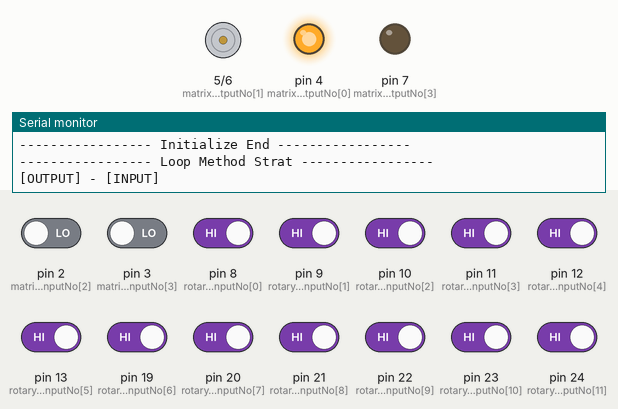
Bench run of a sketch on a simulated Arduino Mega 2560, built with avr-gcc and run on an emulated ATmega2560. Parts: motor-driver pin pairs drawn as motors (green arrow = first pin HIGH = forward, orange = second pin HIGH = backward, longer = more drive), output pins drawn as LEDs (lit = HIGH), the last lines printed to the serial monitor. The inputs (shaded band) are chosen by the test bench; at power-on: pin 8 (rotaryEncoderInputNo[0]), pin 9 (rotaryEncoderInputNo[1]), pin 10 (rotaryEncoderInputNo[2]), pin 11 (rotaryEncoderInputNo[3]), pin 12 (rotaryEncoderInputNo[4]), pin 13 (rotaryEncoderInputNo[5]), pin 19 (rotaryEncoderInputNo[6]), pin 20 (rotaryEncoderInputNo[7]), pin 21 (rotaryEncoderInputNo[8]), pin 22 (rotaryEncoderInputNo[9]), pin 23 (rotaryEncoderInputNo[10]), pin 24 (rotaryEncoderInputNo[11]) HIGH, pin 2 (matrixPinInputNo[2]), pin 3 (matrixPinInputNo[3]) LOW.

Above: at 0.22 s.
At 0.32 s:
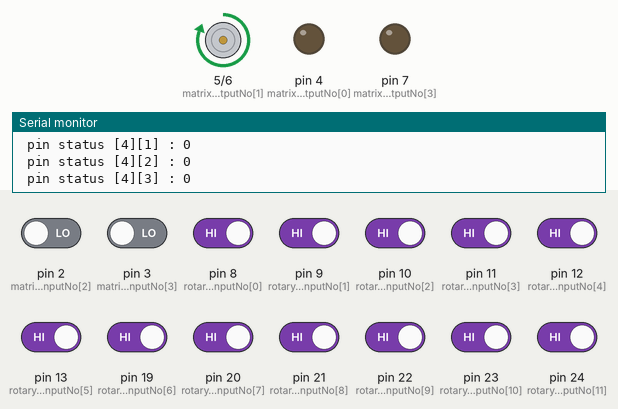
At 1.2 s:
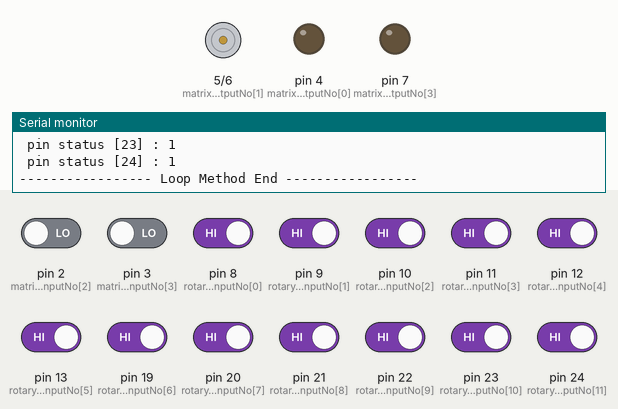
At 2.16 s:
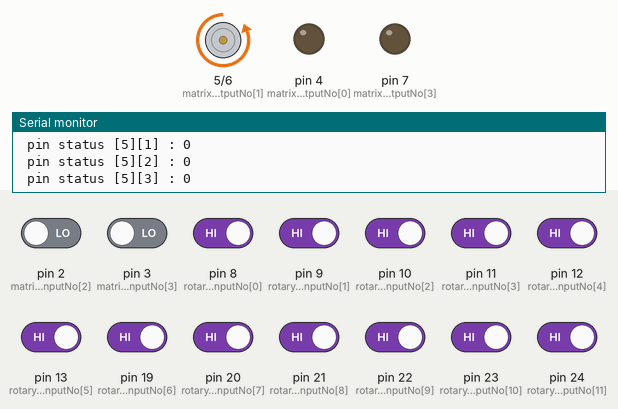
At 3.99 s:
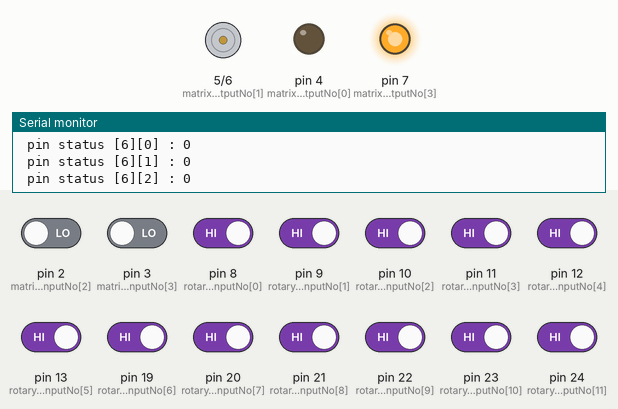
Timing chart, 0 to 4.3 s (numbered marks = the images above):
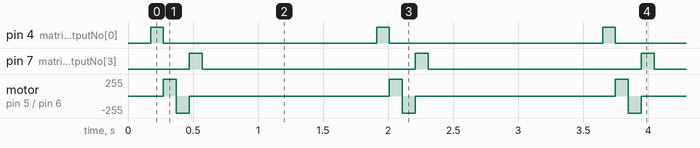

Measured:
- by itself, pin 4 (matrixPinOutputNo[0]), pin 7 (matrixPinOutputNo[3]): alternates HIGH for 0.10 s and LOW for 1.6 s
- by itself, motor on pin 5 (matrixPinOutputNo[1]) / pin 6 (matrixPinOutputNo[2]): repeats every 1.7 s: backward 255/255 0.10 s, stopped 1.5 s, forward 255/255 0.10 s

The sketch:

SwitchBoxMainSample.ino
```cpp
//Const
const boolean debug = true;// デバッグ用フラグ
/*
 ピンの番号を設定
*/
//const int switchPinOne = 0;
//const int switvhPinTow = 10;

/*
　マトリックスで使用しているピン番号を設定
*/
//const int matrixPinInputNo[] = {4,5,6,7};
//const int matrixPinOutputNo[] = {0,1,2,3};
const int matrixPinInputNo[] = {0,1,2,3};
const int matrixPinOutputNo[] = {4,5,6,7};
/*
  ロータリーエンコーダーで使用しているピン番号を設定
*/
const int rotaryEncoderInputNo[] = {8,9,10,11,12,13,19,20,21,22,23,24};

/*
　配列のサイズ
*/
const int matrixPinInputNoSize = sizeof(matrixPinInputNo) / sizeof(int);
const int matrixPinOutputNoSize = sizeof(matrixPinOutputNo) / sizeof(int);
const int rotaryEncoderInputNoSize = sizeof(rotaryEncoderInputNo) / sizeof(int);

/*
　マトリックスで押された情報を保存する
　[出力先][入力先]
*/
boolean matrixState [matrixPinOutputNoSize][matrixPinInputNoSize] = {};
/*
　ロータリーエンコーダーの情報を保存する
  [入力先]
*/
boolean rotaryEncoderState [rotaryEncoderInputNoSize] = {};

void setup() {
  // put your setup code here, to run once:

  // シリアル開始（デバックの場合）
  if (debug == true) {
    Serial.begin(9600);
  }

  // シリアル開始の準備が整うまでここで処理を止める。
  while( !Serial ) {
  }

  //初期化
  sendStartMessage("Initialize Strat");
  initialize();
  sendStartMessage("Initialize End");
}

/*
    初期化
*/
void initialize(){

  /*
    ピンが受信か送信かを設定
  */
  //matrix input setup
  sendMessage("matrix input setup start");
  for(int i = 0; i < matrixPinInputNoSize; i++){
    pinMode(matrixPinInputNo[i], INPUT);
  }
  //matrix output set
  for(int i = 0; i < matrixPinOutputNoSize; i++){
    pinMode(matrixPinOutputNo[i], OUTPUT);
  }
  //RotaryEncoder intput set
  for(int i = 0; i < rotaryEncoderInputNoSize; i++){
    pinMode(rotaryEncoderInputNo[i], INPUT);
  }
  sendMessage("matrix input setup end");

}

void loop() {
  // put your main code here, to run repeatedly:
  sendStartMessage("Loop Method Strat");

  readMatrixPin();
  readRotaryEncoder();

  sendStartMessage("Loop Method End");
    // シリアル開始（デバックの場合）
  if (debug == true) {
    delay(1000);//1000msec待機(1秒待機)
  }
}


/*
    開始のメッセージ送信（デバッグ用）
*/
void sendStartMessage(String _message){
  if(debug == true){
    Serial.println("----------------- " + _message + " -----------------" );
  }
}

void sendMessage(String _message){
  if(debug == true){
    Serial.println(_message);
  }
}


/*
  ピンのステータス取得（メッセージver)
*/
void outputPinStatusMessage(int _pinNo, String _pinNmae){
  boolean _pinStatus;
  _pinStatus = digitalRead(_pinNo);
  Serial.println( _pinNmae + " pin status : " + String(_pinStatus));
}

/*
　ピンのステータス取得
*/
boolean outputMatrixPinStatus(int _pinNo){
  boolean _pinStatus;
  _pinStatus = digitalRead(_pinNo);
  return _pinStatus;
}

/*
  マトリックスのピン情報を取得する
*/
void readMatrixPin(){
  //最初にすべての電源をOFFにする
  for(int i = 0; i < matrixPinOutputNoSize; i++){
    // 処理対象OUTのPINをLOWにする
    digitalWrite(matrixPinOutputNo[i], LOW);
  }

  Serial.println("[OUTPUT] - [INPUT]");
  //matrix output set
  for(int i = 0; i < matrixPinOutputNoSize; i++){
    //処理対象のOUTPUTをONにする
    digitalWrite(matrixPinOutputNo[i], HIGH);
    //何を押されているかをチェックする(i行目のチェック)
    for(int j = 0; j < matrixPinInputNoSize; j++){
      matrixState[i][j] = outputMatrixPinStatus(matrixPinInputNo[j]);
      Serial.println(" pin status ["+String(matrixPinOutputNo[i])+"]["+String(matrixPinInputNo[j])+"] : " + String(matrixState[i][j]));
    }

    // 処理対象のOUTPUTをLOWにする
    digitalWrite(matrixPinOutputNo[i], LOW);
  }

  //最初にすべての電源をOFFにする
  for(int i = 0; i < matrixPinOutputNoSize; i++){
    // 処理対象OUTのPINをLOWにする
    digitalWrite(matrixPinOutputNo[i], LOW);
  }
}

/*
  ロータリーエンコーダーの読み取り
*/
void readRotaryEncoder(){
  for(int i = 0; i < rotaryEncoderInputNoSize; i++){
      rotaryEncoderState[i] = outputMatrixPinStatus(rotaryEncoderInputNo[i]);
      Serial.println(" pin status ["+String(rotaryEncoderInputNo[i])+"] : " + String(rotaryEncoderState[i]));
    }
}
```
